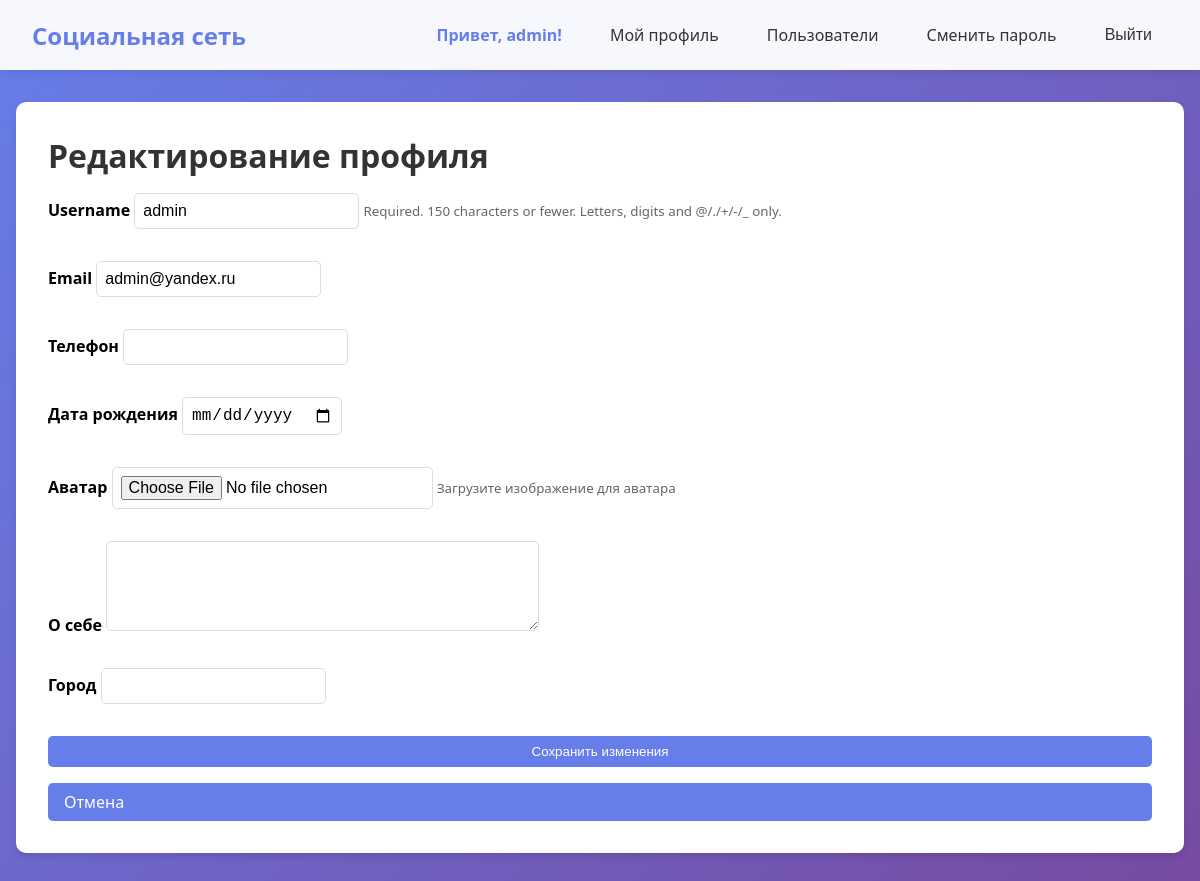
The app's page /auth/profile/edit/ (signed in) with its own data.
### users/models.py (models this page shows, shortened)
class CustomUser(AbstractUser):
    email = models.EmailField('Email', unique=True)
    phone = models.CharField('Телефон', max_length=20, blank=True, null=True)
    birth_date = models.DateField('Дата рождения', blank=True, null=True)
    avatar = models.ImageField(
        'Аватар',
        upload_to='avatars/',
        blank=True,
        null=True,
        help_text='Загрузите изображение для аватара'
    )
    bio = models.TextField('О себе', max_length=500, blank=True, null=True)
    city = models.CharField('Город', max_length=100, blank=True, null=True)
    friends = models.ManyToManyField(
        'self',
        verbose_name='Друзья',
        symmetrical=True,
        blank=True
    )
    class Meta:
        verbose_name = 'Пользователь'
        verbose_name_plural = 'Пользователи'

### users/views.py (the view, shortened to what this page needs)
# urls.py: path('profile/edit/', ProfileEditView.as_view(), name='profile_edit'),
class ProfileEditView(LoginRequiredMixin, UpdateView):
    model = CustomUser
    form_class = UserProfileForm
    template_name = 'users/profile_edit.html'
    def get_object(self, queryset=None):
        return self.request.user

### users/forms.py (shortened to what this page needs)
class UserProfileForm(forms.ModelForm):
    class Meta:
        model = CustomUser
        fields = ('username', 'email', 'phone', 'birth_date', 'avatar', 'bio', 'city')
        widgets = {
            'username': forms.TextInput(attrs={'class': 'form-control'}),
            'email': forms.EmailInput(attrs={'class': 'form-control'}),
            'phone': forms.TextInput(attrs={'class': 'form-control'}),
            'birth_date': forms.DateInput(attrs={'class': 'form-control', 'type': 'date'}),
            'avatar': forms.FileInput(attrs={'class': 'form-control'}),
            'bio': forms.Textarea(attrs={'class': 'form-control', 'rows': 4}),
            'city': forms.TextInput(attrs={'class': 'form-control'}),
        }

### users/templates/users/profile_edit.html (shortened to what this page needs)
{% extends 'base.html' %}
{% block content %}
<div class="card">
    <h1>Редактирование профиля</h1>
    <form method="post" enctype="multipart/form-data">
        {% for field in form %}
            <div style="margin-bottom: 1rem;">
                <label for="{{ field.id_for_label }}">{{ field.label }}</label>
                {{ field }}
                {% if field.help_text %}
                    <small style="color: #666;">{{ field.help_text }}</small>
                {% endif %}
            </div>
        {% endfor %}
        <button type="submit" class="btn btn-primary">Сохранить изменения</button>
        <a href="{% url 'users:profile' user.username %}" class="btn">Отмена</a>
    </form>
</div>
{% endblock %}

### users/templates/base.html (shortened to what this page needs)
<!DOCTYPE html>
<html lang="ru">
<head>
</head>
<body>
    <nav class="navbar">
        <a href="{% url 'home' %}" class="logo">Социальная сеть</a>
        <div class="nav-links">
            {% if user.is_authenticated %}
                <span class="user-info">Привет, {{ user.username }}!</span>
                <a href="{% url 'users:profile' user.username %}">Мой профиль</a>
                <a href="{% url 'users:user_list' %}">Пользователи</a>
                <a href="{% url 'password_change' %}">Сменить пароль</a>
                <form action="{% url 'logout' %}" method="post" style="display: inline;">
                    <button type="submit" class="logout-btn">Выйти</button>
                </form>
            {% else %}
                <a href="{% url 'login' %}">Войти</a>
                <a href="{% url 'users:register' %}">Регистрация</a>
            {% endif %}
        </div>
    </nav>
    <div class="container">
        {% block content %}{% endblock %}
    </div>
</body>
</html>

### users/templates/base.html (style rules this page uses)
* { margin: 0; padding: 0; box-sizing: border-box; }
body { font-family: 'Segoe UI', Tahoma, Geneva, Verdana, sans-serif; background: linear-gradient(135deg, #667eea 0%, #764ba2 100%); min-height: 100vh; }
.navbar { background: rgba(255, 255, 255, 0.95); box-shadow: 0 2px 10px rgba(0, 0, 0, 0.1); padding: 1rem 2rem; display: flex; justify-content: space-between; align-items: center; flex-wrap: wrap; }
.logo { font-size: 1.5rem; font-weight: bold; color: #667eea; text-decoration: none; }
.nav-links { display: flex; gap: 1rem; flex-wrap: wrap; align-items: center; }
.nav-links a, .nav-links form { display: inline-block; }
.nav-links a { color: #333; text-decoration: none; padding: 0.5rem 1rem; border-radius: 5px; transition: all 0.3s; }
.logout-btn { background: none; border: none; color: #333; padding: 0.5rem 1rem; cursor: pointer; font-size: 1rem; border-radius: 5px; transition: all 0.3s; }
.user-info { color: #667eea; font-weight: bold; margin-right: 1rem; }
.container { max-width: 1200px; margin: 2rem auto; padding: 0 1rem; }
.card { background: white; border-radius: 10px; box-shadow: 0 4px 6px rgba(0, 0, 0, 0.1); padding: 2rem; margin-bottom: 1rem; }
h1 { color: #333; margin-bottom: 1rem; }
button, .btn { background: #667eea; color: white; border: none; padding: 0.5rem 1rem; border-radius: 5px; cursor: pointer; text-decoration: none; display: inline-block; transition: all 0.3s; }
form { display: flex; flex-direction: column; gap: 1rem; }
input, textarea, select { padding: 0.5rem; border: 1px solid #ddd; border-radius: 5px; font-size: 1rem; }
label { font-weight: bold; margin-bottom: 0.25rem; }

### records on screen
CustomUser: username "admin", form "admin" "admin@yandex.ru"

### other values on screen
{{ field.label }} "Username" "Email" "Телефон" "Дата рождения" "Аватар" "О себе" "Город"
{{ field.help_text }} "Required. 150 characters or fewer. Letters, digits and @/./+/-/_ only." "Загрузите изображение для аватара"
